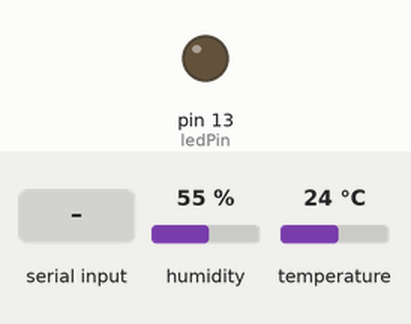
Recording of a sketch running on a simulated Arduino Uno, built with avr-gcc and run on an emulated ATmega328P. Parts: output pins drawn as LEDs (lit = HIGH). The inputs (shaded band) are chosen by the test bench; at power-on: humidity 55 %, temperature 24 °C. What the sketch prints to the serial monitor is not drawn.

Above: at 1.2 s.
1.3 s: "LED_ON\n" received over Serial
At 2.5 s:
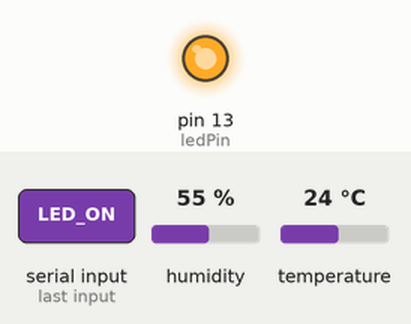
2.8 s: "LED_OFF\n" received over Serial
At 3.6 s:
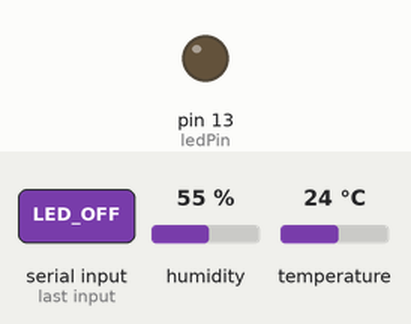
4.3 s: "LED_ON90\n" received over Serial
At 5.1 s:
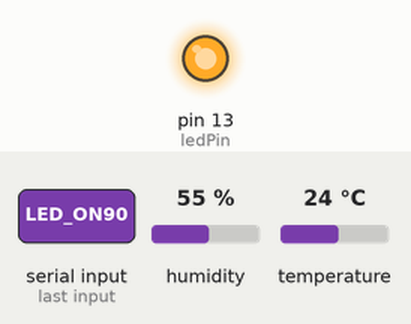
Timing chart, 0 to 7.3 s (numbered marks = the images above; inputs shaded):
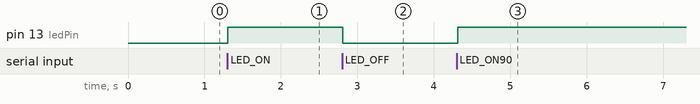

The sketch:

ledRGBluetooth.ino
```cpp
#include <Stepper.h>
#include <DHT.h>

String data = "";
int motorSpeed = 10;
Stepper myStepper(2048, 8, 10, 9, 11);
#define DHTPIN 2
#define DHTTYPE DHT11
DHT dht(DHTPIN, DHTTYPE);

const int ledPin = 13; // Pin del LED

void setup() {
  Serial.begin(9600);
  dht.begin(); // Inicializamos el sensor DHT
  pinMode(ledPin, OUTPUT); // Configuramos el LED como salida
  myStepper.setSpeed(motorSpeed);
}

void loop() {
  if (Serial.available() > 0) {
    data = Serial.readStringUntil('\n');  // Lee hasta el fin de línea
    handleCommand(data);
  }

  // Lee la humedad y la temperatura
  float h = dht.readHumidity();
  float t = dht.readTemperature();

  // Envia los datos de temperatura y humedad por serial
  Serial.print("TEMP:");
  Serial.println(t);
}

void handleCommand(String command) {
  command.trim(); // Elimina espacios en blanco
  if (command.startsWith("LED_ON")) {
    digitalWrite(ledPin, HIGH); // Enciende el LED
  } else if (command.startsWith("LED_OFF")) {
    digitalWrite(ledPin, LOW); // Apaga el LED
  } else if (command.startsWith("MOTOR_FORWARD")) {
    int steps = command.substring(13).toInt(); // Obtiene el número de pasos
    myStepper.step(steps); // Mueve el motor hacia adelante
  } else if (command.startsWith("MOTOR_BACKWARD")) {
    int steps = command.substring(14).toInt(); // Obtiene el número de pasos
    myStepper.step(-steps); // Mueve el motor hacia atrás
  }
}
```

Measured:
- after the input at 1.3 s, pin 13 (ledPin): LOW → HIGH at once
- after the input at 2.8 s, pin 13 (ledPin): HIGH → LOW at once
- after the input at 4.3 s, pin 13 (ledPin): LOW → HIGH at once
